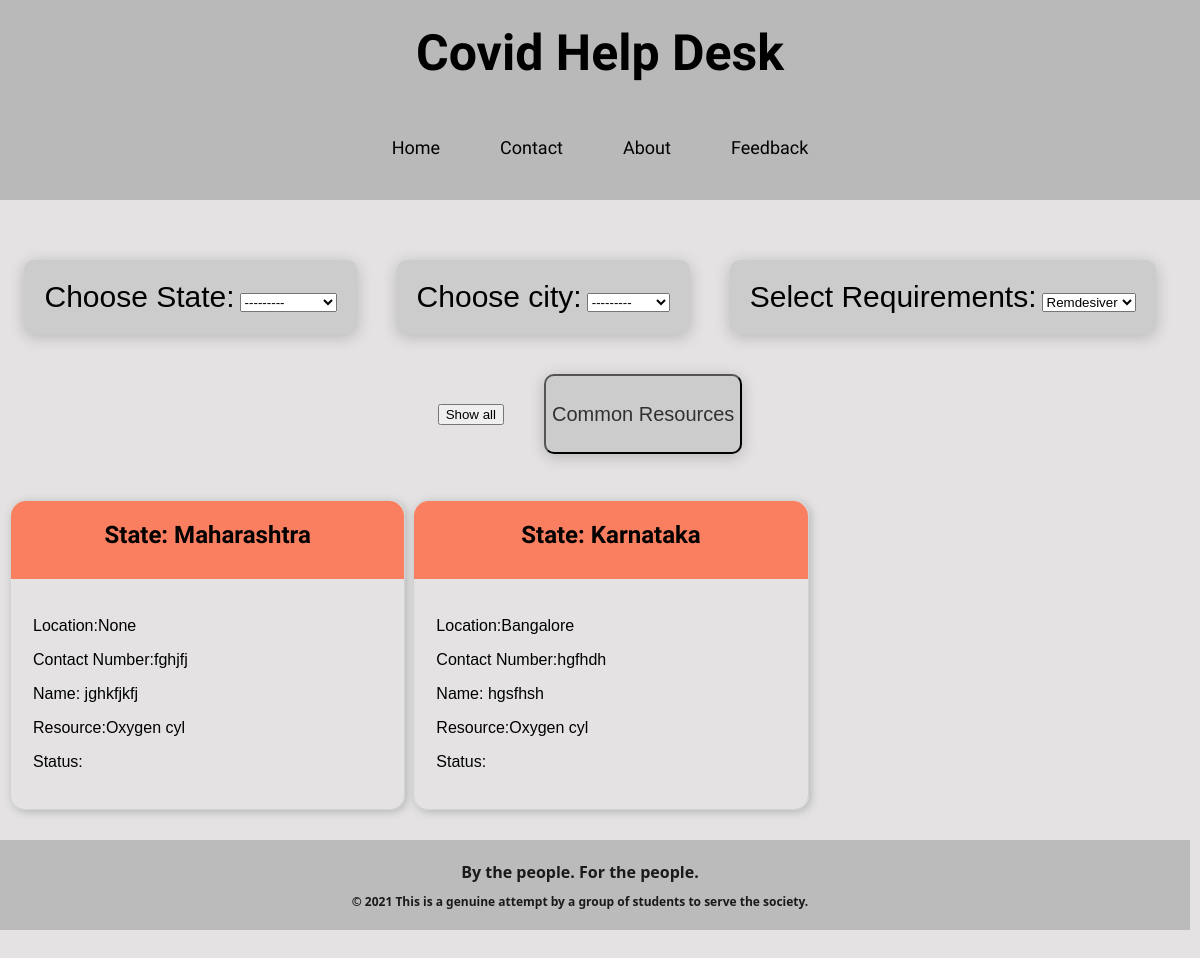
The app's page /resources/, older data.
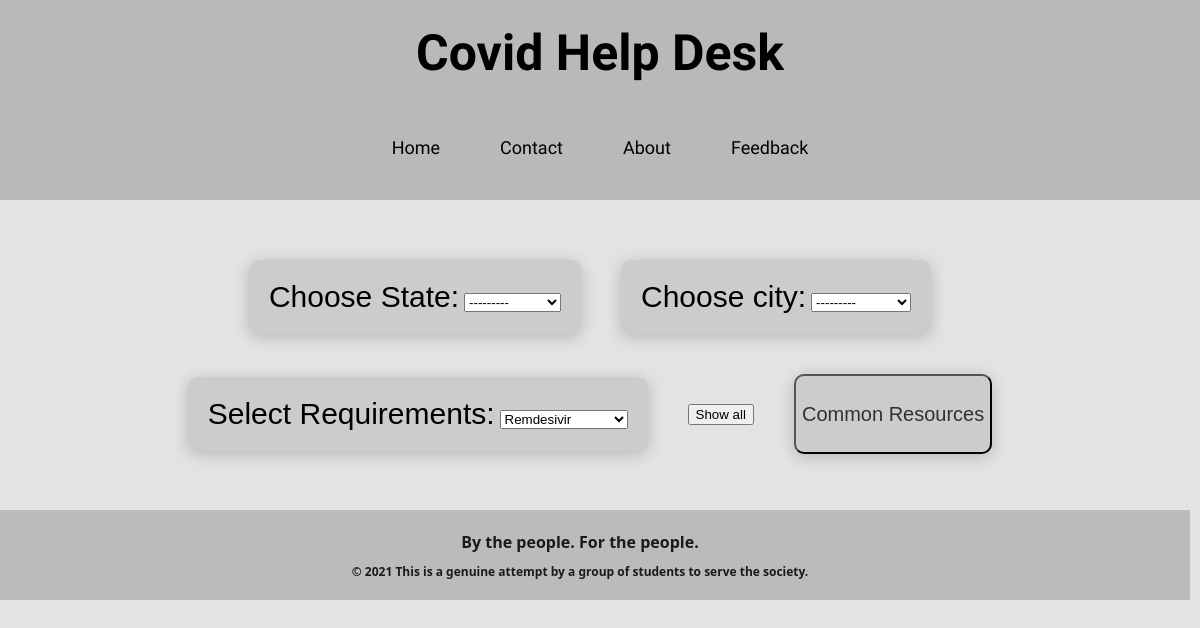
The same page, newer data.
### receiver/models.py (models this page shows, shortened)
class Res_type(models.Model):
    resource_name = models.CharField(max_length=50)
    more_info = models.CharField(
        default='', max_length=200, blank=True, null=True)
    def __str__(self):
        return self.resource_name

class Resource(models.Model):
    contact_name = models.CharField(default='', max_length=200)
    email_id = models.CharField(default='', max_length=200)
    web_site = models.CharField(default='', max_length=200)
    phone = models.CharField(default='', max_length=200)
    state = models.ForeignKey(
        State, on_delete=models.SET_NULL, blank=True, null=True)
    city = models.ForeignKey(
        City, on_delete=models.SET_NULL, blank=True, null=True)
    resource_name = models.ForeignKey(
        Res_type, verbose_name="resc_type", on_delete=models.DO_NOTHING)
    description = models.CharField(max_length=200, blank=True, null=True)
    verified = models.BooleanField(default=False)
    created_at = models.DateField(default=timezone.now, auto_created=True)
    updated_at = models.DateField(auto_now=True)

class State(models.Model):
    name = models.CharField(max_length=40)
    def __str__(self):
        return self.name

class City(models.Model):
    state = models.ForeignKey(
        State, on_delete=models.CASCADE)
    name = models.CharField(max_length=40)
    def __str__(self):
        return self.name

### receiver/views.py (the view)
# urls.py: path('resources/', views.resources, name='resources'),
def resources(request):
    posts = Resource.objects.all()
    pf_new = Post_filt()
    if request.method == "POST":
        pf = Post_filt(request.POST)
        return render(request, 'resources.html', {'posts': posts, 'pf': pf})
    return render(request, 'resources.html', {'posts': posts, 'pf': pf_new})

### receiver/forms.py
class Post_filt(forms.ModelForm):
    class Meta:
        model = Needy
        fields = ['state', 'city', 'resource_name']

### receiver/templates/resources.html (shortened to what this page needs)
{% extends 'base.html'%}
{% block content %}
{% load static %}
<link rel="stylesheet" href="{% static 'css/cards.css' %}" type="text/css" />
<div class="selection_box" method="POST" id='postN' data-cities-url="{% url 'ajax_load_cities' %}"
    post-cards-url="{% url 'newpostCards' %}">
    <div class="Regiondropdown">
        <div id="SelectRegion">
            <label id="LabelText">Choose State:</label>
            {{ pf.state }}
        </div>
    </div>
    <div class="Regiondropdown">
        <div id="SelectRegion">
            <label id="LabelText">Choose city:</label>
            {{ pf.city }}
        </div>
    </div>
    <div class="Requirementdropdown">
        <div id="SelectRequirement">
            <label id="LabelText">Select Requirements:</label>
            {{ pf.resource_name }}
        </div>
    </div>
    <div class="resources_button">
        <button id="show_all">Show all</button>
    </div>
    <div class="resources_button">
        <button id="CommonResources">Common Resources</button>
    </div>
</div>
<div class="whole_card" id='post_cards'>
    {% for post in posts %}
    <div class="card1">
        <div class="State" style="color: black;">
            <h2>State: {{post.state}}</h2>
        </div>
        <div class="container">
            <p>Location:{{post.city}}</p>
            <p>Contact Number:{{post.phone}} </p>
            <p>Name: {{post.contact_name}}</p>
            <p>Resource:{{post.resource_name}}
            </p>
            <p>Status: </p>
        </div>
    </div>
    {% endfor %}
</div>
{% endblock %}

Row changes from the older to the newer data that the page shows:
removed Resource: state "Maharashtra", city "None", phone "fghjfj", contact_name "jghkfjkfj", resource_name "Oxygen cyl"
removed Resource: state "Karnataka", city "Bangalore", phone "hgfhdh", contact_name "hgsfhsh", resource_name "Oxygen cyl"
changed Res_type: resource_name "Remdesiver" → "Remdesivir"
